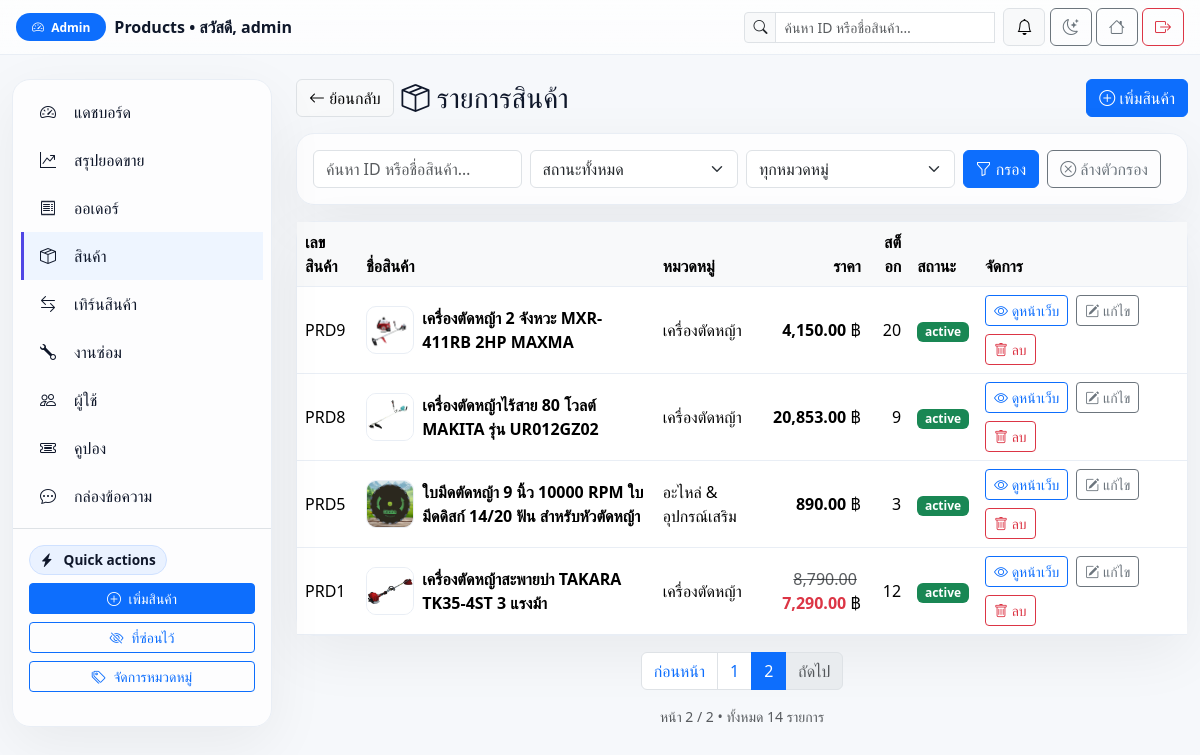
Page /Home/admin/products.php?page=2 (signed in) on the committed database.
### tables this page shows
CREATE TABLE `users` (
  `id` bigint(20) UNSIGNED NOT NULL,
  `username` varchar(100) NOT NULL,
  `email` varchar(255) NOT NULL,
  `google_id` varchar(64) DEFAULT NULL,
  `provider` enum('local','google') NOT NULL DEFAULT 'local',
  `password_hash` varchar(255) DEFAULT NULL,
  `role` enum('user','admin') DEFAULT 'user',
  `phone` varchar(30) DEFAULT NULL,
  `address` text DEFAULT NULL,
  `profile_pic` varchar(255) DEFAULT NULL,
  `is_active` tinyint(1) NOT NULL DEFAULT 1,
  `created_at` timestamp NOT NULL DEFAULT current_timestamp(),
  `updated_at` timestamp NULL DEFAULT NULL ON UPDATE current_timestamp(),
  `full_name` varchar(150) DEFAULT NULL,
  `avatar` varchar(255) DEFAULT NULL,
  `address_line1` varchar(255) DEFAULT NULL,
  `address_line2` varchar(255) DEFAULT NULL,
  `district` varchar(120) DEFAULT NULL,
  `province` varchar(120) DEFAULT NULL,
  `postcode` varchar(12) DEFAULT NULL
);

CREATE TABLE `products` (
  `id` bigint(20) UNSIGNED NOT NULL,
  `category_id` int(10) UNSIGNED DEFAULT NULL,
  `seller_id` bigint(20) UNSIGNED DEFAULT NULL,
  `name` varchar(255) NOT NULL,
  `description` text DEFAULT NULL,
  `price` decimal(10,2) NOT NULL,
  `discount_price` decimal(10,2) DEFAULT NULL,
  `stock` int(11) NOT NULL DEFAULT 0,
  `image` varchar(255) DEFAULT NULL,
  `status` enum('active','inactive') DEFAULT 'active',
  `created_at` timestamp NOT NULL DEFAULT current_timestamp(),
  `updated_at` timestamp NULL DEFAULT NULL ON UPDATE current_timestamp()
);

CREATE TABLE `categories` (
  `id` int(10) UNSIGNED NOT NULL,
  `name` varchar(100) NOT NULL,
  `slug` varchar(120) NOT NULL,
  `created_at` timestamp NOT NULL DEFAULT current_timestamp()
);

### Home/admin/products.php (the view, shortened to what this page needs)
<?php
require __DIR__ . '/../includes/db.php';
$admin_name = 'admin';
if (!empty($_SESSION['user_id'])) {
  $uid = (int)$_SESSION['user_id'];
  if ($st = $conn->prepare("SELECT username FROM users WHERE id=? LIMIT 1")){
    $st->bind_param('i',$uid); $st->execute();
    $admin_name = $st->get_result()->fetch_assoc()['username'] ?? 'admin';
  }
}
$q       = trim($_GET['q'] ?? '');
$status  = $_GET['status'] ?? 'all';
$per_page = 10; $page = max(1, (int)($_GET['page'] ?? 1)); $offset = ($page - 1) * $per_page;
$count_sql = "SELECT COUNT(*) AS c FROM products p LEFT JOIN categories c ON c.id=p.category_id WHERE 1=1";
$c_params=[]; $c_types="";
$stc=$conn->prepare($count_sql); if($c_params){$stc->bind_param($c_types,...$c_params);} $stc->execute();
$total_rows=(int)($stc->get_result()->fetch_assoc()['c'] ?? 0); $stc->close();
$total_pages=max(1,(int)ceil($total_rows/$per_page)); if($page>$total_pages){$page=$total_pages;$offset=($page-1)*$per_page;}
$sql="SELECT p.id,p.name,p.price,p.discount_price,p.stock,p.status,p.image, c.name AS category_name
      FROM products p LEFT JOIN categories c ON c.id=p.category_id WHERE 1=1";
$params=[]; $types="";
$sql.=" ORDER BY p.id DESC LIMIT ? OFFSET ?"; $params[]=$per_page; $types.="i"; $params[]=$offset; $types.="i";
$stmt=$conn->prepare($sql); if($params){$stmt->bind_param($types,...$params);} $stmt->execute(); $res=$stmt->get_result();
function h($s){ return htmlspecialchars($s ?? '', ENT_QUOTES, 'UTF-8'); }
function baht($n){ return number_format((float)$n,2); }
function page_link($p){ $qs=$_GET; $qs['page']=$p; return 'products.php?'.http_build_query($qs); }
?>
<!doctype html>
<html lang="th" data-theme="light">
<head>
  <link href="https://cdn.jsdelivr.net/npm/bootstrap@5.3.2/dist/css/bootstrap.min.css" rel="stylesheet">
  <link href="https://cdn.jsdelivr.net/npm/bootstrap-icons/font/bootstrap-icons.css" rel="stylesheet">
</head>
<body>
<nav class="navbar topbar sticky-top py-2">
  <div class="container-fluid px-3">
    <div class="d-flex align-items-center gap-2">
      <span class="badge bg-primary rounded-pill px-3 py-2"><i class="bi bi-speedometer2 me-1"></i> Admin</span>
      <span class="fw-semibold d-none d-md-inline">Products • สวัสดี, <?= h($admin_name) ?></span>
    </div>
    <div class="d-flex align-items-center gap-2">
      <form class="d-none d-md-flex" role="search" action="products.php" method="get">
        <div class="input-group input-group-sm">
          <span class="input-group-text"><i class="bi bi-search"></i></span>
          <input name="q" type="search" class="form-control" placeholder="ค้นหา ID หรือชื่อสินค้า…" value="<?= h($q) ?>">
        </div>
      </form>
      <div class="dropdown">
        <a class="btn btn-light border position-relative" data-bs-toggle="dropdown">
          <i class="bi bi-bell"></i>
        </a>
      <button class="btn btn-outline-secondary" id="themeToggle" title="สลับโหมด">
        <i class="bi bi-moon-stars"></i>
      </button>
      <a class="btn btn-outline-secondary" href="../index.php"><i class="bi bi-house"></i></a>
      <a class="btn btn-outline-danger" href="../logout.php"><i class="bi bi-box-arrow-right"></i></a>
    </div>
  </div>
</nav>
<div class="container-fluid my-4 app">
  <aside class="sidebar">
    <div class="p-2">
      <a class="side-a" href="dashboard.php"><i class="bi bi-speedometer2 me-2"></i> แดชบอร์ด</a>
      <a class="side-a" href="sales_summary.php"><i class="bi bi-graph-up-arrow me-2"></i> สรุปยอดขาย</a>
      <a class="side-a" href="orders.php"><i class="bi bi-receipt me-2"></i> ออเดอร์</a>
      <a class="side-a active" href="products.php"><i class="bi bi-box-seam me-2"></i> สินค้า</a>
      <a class="side-a" href="tradein_requests.php"><i class="bi bi-arrow-left-right me-2"></i> เทิร์นสินค้า</a>
      <a class="side-a" href="service_tickets.php"><i class="bi bi-wrench me-2"></i> งานซ่อม</a>
      <a class="side-a" href="users.php"><i class="bi bi-people me-2"></i> ผู้ใช้</a>
      <a class="side-a" href="coupons_list.php"><i class="bi bi-ticket-detailed me-2"></i> คูปอง</a>
      <a class="side-a" href="support.php"><i class="bi bi-chat-dots me-2"></i> กล่องข้อความ</a>
    </div>
    <div class="p-3 border-top">
      <div class="chip"><i class="bi bi-lightning-charge-fill me-1"></i> Quick actions</div>
      <div class="mt-2 d-grid gap-2">
        <a class="btn btn-sm btn-primary" href="product_add.php"><i class="bi bi-plus-circle me-1"></i> เพิ่มสินค้า</a>
        <a class="btn btn-sm btn-outline-primary" href="products.php?status=inactive"><i class="bi bi-eye-slash me-1"></i> ที่ซ่อนไว้</a>
        <a class="btn btn-sm btn-outline-primary" href="categories.php"><i class="bi bi-tags me-1"></i> จัดการหมวดหมู่</a>
      </div>
    </div>
  </aside>
  <main class="d-flex flex-column gap-3">
    <div class="d-flex align-items-center justify-content-between">
      <div class="d-flex align-items-center gap-2">
        <button type="button" class="btn btn-light border" onclick="history.back()">
          <i class="bi bi-arrow-left"></i> ย้อนกลับ
        </button>
        <h3 class="mb-0"><i class="bi bi-box-seam"></i> รายการสินค้า</h3>
      </div>
      <a href="product_add.php" class="btn btn-primary"><i class="bi bi-plus-circle"></i> เพิ่มสินค้า</a>
    </div>
    <div class="glass p-3">
      <form class="row g-2 align-items-center" method="get">
        <div class="col-12 col-md-3">
          <input type="text" class="form-control" name="q" placeholder="ค้นหา ID หรือชื่อสินค้า…" value="<?= h($q) ?>">
        </div>
        <div class="col-6 col-md-3">
          <select name="status" class="form-select">
            <option value="all"      <?= $status==='all'?'selected':'' ?>>สถานะทั้งหมด</option>
          </select>
        </div>
        <div class="col-6 col-md-3">
          <select name="cat" class="form-select">
            <option value="0">ทุกหมวดหมู่</option>
          </select>
        </div>
        <div class="col-12 col-md-3 d-grid d-md-flex gap-2">
          <button class="btn btn-primary"><i class="bi bi-funnel"></i> กรอง</button>
          <a class="btn btn-outline-secondary" href="products.php"><i class="bi bi-x-circle"></i> ล้างตัวกรอง</a>
        </div>
      </form>
    </div>
    <div class="glass">
      <div class="table-responsive">
        <table class="table table-hover mb-0 align-middle">
          <thead class="table-light">
            <tr>
              <th>เลขสินค้า</th>
              <th>ชื่อสินค้า</th>
              <th>หมวดหมู่</th>
              <th class="text-end">ราคา</th>
              <th class="text-end">สต็อก</th>
              <th>สถานะ</th>
              <th style="width:210px">จัดการ</th>
            </tr>
          </thead>
          <tbody>
          <?php if ($res && $res->num_rows > 0): while($row=$res->fetch_assoc()): ?>
            <?php
              $img = trim((string)($row['image'] ?? ''));
              if ($img === '') {
                $src = '../assets/img/default.png';
              } else {
                if (preg_match('~^https?://~i', $img) || preg_match('~^(assets/|uploads/)~', $img)) {
                  $src = '../' . ltrim($img, '/');
                } else {
                  $src = '../assets/img/' . $img;
                }
              }
            ?>
            <tr>
              <td>PRD<?=(int)$row['id'] ?></td>
              <td>
                <div class="d-flex align-items-center gap-2">
                  <img src="<?= h($src) ?>" alt="thumb" class="thumb">
                  <div class="fw-semibold"><?= h($row['name']) ?></div>
                </div>
              </td>
              <td><?= h($row['category_name'] ?? '-') ?></td>
              <td class="text-end">
                <?php if (!empty($row['discount_price']) && $row['discount_price'] < $row['price']): ?>
                  <span class="text-muted text-decoration-line-through me-1"><?= baht($row['price']) ?></span>
                  <span class="fw-bold text-danger"><?= baht($row['discount_price']) ?></span>
                <?php else: ?><span class="fw-bold"><?= baht($row['price']) ?></span><?php endif; ?> ฿
              </td>
              <td class="text-end"><?= (int)$row['stock'] ?></td>
              <td>
                <?php $isActive = ($row['status']==='active'); ?>
                <span class="badge badge-status bg-<?= $isActive?'success':'secondary' ?>"><?= $isActive?'active':'inactive' ?></span>
              </td>
              <td>
                <div class="d-flex gap-2 flex-wrap">
                  <a class="btn btn-sm btn-outline-primary" href="../product.php?id=<?= (int)$row['id'] ?>" target="_blank">
                    <i class="bi bi-eye"></i> ดูหน้าเว็บ
                  </a>
                  <a class="btn btn-sm btn-outline-secondary" href="product_edit.php?id=<?= (int)$row['id'] ?>">
                    <i class="bi bi-pencil-square"></i> แก้ไข
                  </a>
                  <form method="post" action="product_delete.php" onsubmit="return confirm('ยืนยันลบสินค้า #<?= (int)$row['id'] ?> ?');" class="d-inline">
                    <button type="submit" class="btn btn-sm btn-outline-danger"><i class="bi bi-trash"></i> ลบ</button>
                  </form>
                </div>
              </td>
            </tr>
          <?php endwhile; else: ?>
            <tr><td colspan="7" class="text-center py-4 text-muted">ยังไม่มีสินค้า</td></tr>
          <?php endif; ?>
          </tbody>
        </table>
      </div>
    </div>
    <?php if ($total_pages > 1): ?>
      <nav>
        <ul class="pagination justify-content-center flex-wrap">
          <li class="page-item <?= $page<=1?'disabled':'' ?>">
            <a class="page-link" href="<?= $page<=1?'#':h(page_link($page-1)) ?>">ก่อนหน้า</a>
          </li>
          <?php
            $window=2; $start_p=max(1,$page-$window); $end_p=min($total_pages,$page+$window);
            for($p=$start_p;$p<=$end_p;$p++){ echo '<li class="page-item '.($p==$page?'active':'').'"><a class="page-link" href="'.h(page_link($p)).'">'.$p.'</a></li>'; }
          ?>
          <li class="page-item <?= $page>=$total_pages?'disabled':'' ?>">
            <a class="page-link" href="<?= $page>=$total_pages?'#':h(page_link($page+1)) ?>">ถัดไป</a>
          </li>
        </ul>
        <div class="text-center text-muted small">หน้า <?= $page ?> / <?= $total_pages ?> • ทั้งหมด <?= $total_rows ?> รายการ</div>
      </nav>
    <?php endif; ?>
  </main>
</div>
</body>
</html>

### Home/admin/products.php (style rules this page uses)
:root { --bg:#f6f8fb; --panel:#ffffffcc; --border:#e9eef5; --text:#0f172a; --muted:#64748b; --primary:#4f46e5; --card-shadow:0 18px 60px rgba(2,6,23,.06); }
body { background:var(--bg); color:var(--text); }
.topbar { backdrop-filter:blur(10px); -webkit-backdrop-filter:blur(10px); background:linear-gradient(180deg,#ffffffcc,#ffffffaa); border-bottom:1px solid var(--border); }
.app { display:grid; grid-template-columns:260px 1fr; gap:24px; }
.sidebar { position:sticky; top:90px; border:1px solid var(--border); border-radius:18px; background:var(--panel); box-shadow:var(--card-shadow); overflow:hidden; }
.side-a { display:flex; align-items:center; gap:10px; padding:12px 16px; text-decoration:none; color:inherit; border-left:3px solid transparent; }
.side-a.active { background:#eef5ff; border-left-color:var(--primary) }
.glass { border:1px solid var(--border); background:var(--panel); border-radius:18px; box-shadow:var(--card-shadow); }
.chip { display:inline-flex; align-items:center; gap:6px; background:#eaf2ff; border:1px solid #cfe1ff; padding:4px 10px; border-radius:999px; font-weight:600; font-size:.85rem; }
.table> :not(caption)>*>* { border-color:var(--border) }
.badge-status { font-weight:600 }
.thumb { width:48px;height:48px;object-fit:cover;border-radius:10px;border:1px solid var(--border);background:#fff }

### rows in the picture
users: username "admin"
products: id "9", image (picture), name "เครื่องตัดหญ้า 2 จังหวะ MXR-411RB 2HP MAXMA", category.name "เครื่องตัดหญ้า", price "4,150.00", stock "20", status "active"
products: id "8", image (picture), name "เครื่องตัดหญ้าไร้สาย 80 โวลต์ MAKITA รุ่น UR012GZ02", category.name "เครื่องตัดหญ้า", price "20,853.00", stock "9", status "active"
products: id "5", image (picture), name "ใบมีดตัดหญ้า 9 นิ้ว 10000 RPM ใบมีดดิสก์ 14/20 ฟัน สำหรับหัวตัดหญ้า", category.name "อะไหล่ & อุปกรณ์เสริม", price "890.00", stock "3", status "active"
products: id "1", image (picture), name "เครื่องตัดหญ้าสะพายบ่า TAKARA TK35-4ST 3 แรงม้า", category.name "เครื่องตัดหญ้า", price "8,790.00", discount_price "7,290.00", stock "12", status "active"

### other values in the picture
$page "2"
$total_pages "2"
$total_rows "14"
